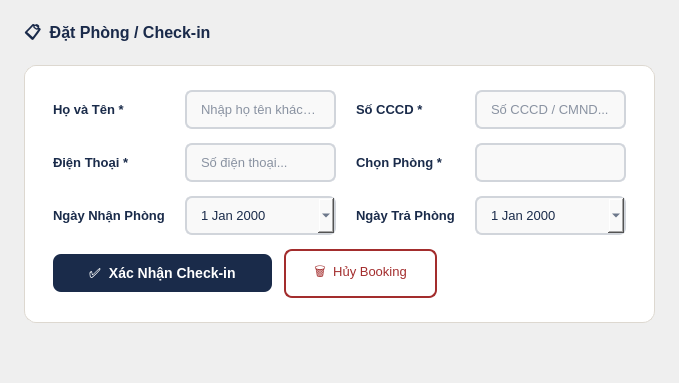
         <widget class="QWidget" name="pg_checkin">
          <layout class="QVBoxLayout" name="checkinPageLayout">
           <property name="spacing">
            <number>16</number>
           </property>
           <property name="leftMargin">
            <number>24</number>
           </property>
           <property name="topMargin">
            <number>20</number>
           </property>
           <property name="rightMargin">
            <number>24</number>
           </property>
           <property name="bottomMargin">
            <number>20</number>
           </property>
           <item>
            <widget class="QLabel" name="lbl_checkin_page_title">
             <property name="styleSheet">
              <string notr="true">color: #1A2A4A; font-size: 16px; font-weight: bold; border: none;</string>
             </property>
             <property name="text">
              <string>📋  Đặt Phòng / Check-in</string>
             </property>
            </widget>
           </item>
           <item>
            <widget class="QFrame" name="fra_checkin_form">
             <property name="styleSheet">
              <string notr="true">QFrame#fra_checkin_form {
    background-color: #FFFFFF;
    border: 1px solid #DDD8D0;
    border-radius: 12px;
}
QLabel {
    color: #1A2B4A;
    font-size: 13px;
    font-weight: bold;
    border: none;
    background: transparent;
}
QLineEdit, QComboBox, QDateEdit {
    background-color: #F9F9F9;
    border: 1.5px solid #D1D5DB;
    border-radius: 7px;
    padding: 9px 12px;
    font-size: 13px;
    color: #1A2B4A;
}
QLineEdit:focus, QDateEdit:focus {
    border: 1.5px solid #C9A84C;
    background-color: #FFFEF9;
}
QComboBox:focus { border: 1.5px solid #C9A84C; }
QComboBox::drop-down { border: none; width: 26px; }
QComboBox QAbstractItemView {
    background: #FFF; border: 1px solid #1A2B4A;
    selection-background-color: #EAF2FB; color: #1A2B4A;
}
              </string>
             </property>
             <property name="frameShape">
              <enum>QFrame::NoFrame</enum>
             </property>
             <layout class="QGridLayout" name="checkinGrid">
              <property name="leftMargin">
               <number>28</number>
              </property>
              <property name="topMargin">
               <number>24</number>
              </property>
              <property name="rightMargin">
               <number>28</number>
              </property>
              <property name="bottomMargin">
               <number>24</number>
              </property>
              <property name="horizontalSpacing">
               <number>20</number>
              </property>
              <property name="verticalSpacing">
               <number>14</number>
              </property>
              <item row="0" column="0">
               <widget class="QLabel" name="lbl_ci_name">
                <property name="text">
                 <string>Họ và Tên *</string>
                </property>
               </widget>
              </item>
              <item row="0" column="1">
               <widget class="QLineEdit" name="inp_ci_name">
                <property name="placeholderText">
                 <string>Nhập họ tên khách...</string>
                </property>
               </widget>
              </item>
              <item row="0" column="2">
               <widget class="QLabel" name="lbl_ci_idcard">
                <property name="text">
                 <string>Số CCCD *</string>
                </property>
               </widget>
              </item>
              <item row="0" column="3">
               <widget class="QLineEdit" name="inp_ci_idcard">
                <property name="placeholderText">
                 <string>Số CCCD / CMND...</string>
                </property>
               </widget>
              </item>
              <item row="1" column="0">
               <widget class="QLabel" name="lbl_ci_phone">
                <property name="text">
                 <string>Điện Thoại *</string>
                </property>
               </widget>
              </item>
              <item row="1" column="1">
               <widget class="QLineEdit" name="inp_ci_phone">
                <property name="placeholderText">
                 <string>Số điện thoại...</string>
                </property>
               </widget>
              </item>
              <item row="1" column="2">
               <widget class="QLabel" name="lbl_ci_room">
                <property name="text">
                 <string>Chọn Phòng *</string>
                </property>
               </widget>
              </item>
              <item row="1" column="3">
               <widget class="QComboBox" name="cmb_ci_room" />
              </item>
              <item row="2" column="0">
               <widget class="QLabel" name="lbl_ci_checkin_date">
                <property name="text">
                 <string>Ngày Nhận Phòng</string>
                </property>
               </widget>
              </item>
              <item row="2" column="1">
               <widget class="QDateEdit" name="de_ci_checkin">
                <property name="calendarPopup">
                 <bool>true</bool>
                </property>
               </widget>
              </item>
              <item row="2" column="2">
               <widget class="QLabel" name="lbl_ci_checkout_date">
                <property name="text">
                 <string>Ngày Trả Phòng</string>
                </property>
               </widget>
              </item>
              <item row="2" column="3">
               <widget class="QDateEdit" name="de_ci_checkout">
                <property name="calendarPopup">
                 <bool>true</bool>
                </property>
               </widget>
              </item>
              <item row="3" column="0" colspan="4">
               <layout class="QHBoxLayout">
                <property name="spacing">
                 <number>12</number>
                </property>
                <item>
                 <widget class="QPushButton" name="btn_ci_confirm">
                  <property name="styleSheet">
                   <string notr="true">QPushButton {
    background-color: #1A2B4A;
    color: #FFFFFF;
    border: none;
    border-radius: 8px;
    padding: 11px 36px;
    font-size: 14px;
    font-weight: bold;
}
QPushButton:hover { background-color: #C9A84C; color: #1A2A4A; }
QPushButton:pressed { background-color: #0F1B30; }</string>
                  </property>
                  <property name="text">
                   <string>✅  Xác Nhận Check-in</string>
                  </property>
                 </widget>
                </item>
                <item>
                 <widget class="QPushButton" name="btn_ci_cancel">
                  <property name="styleSheet">
                   <string notr="true">QPushButton {
    background-color: transparent;
    color: #A32D2D;
    border: 1.5px solid #A32D2D;
    border-radius: 8px;
    padding: 11px 28px;
    font-size: 13px;
}
QPushButton:hover { background-color: #FDECEA; }</string>
                  </property>
                  <property name="text">
                   <string>🗑  Hủy Booking</string>
                  </property>
                 </widget>
                </item>
                <item>
                 <spacer>
                  <property name="orientation">
                   <enum>Qt::Horizontal</enum>
                  </property>
                  <property name="sizeHint" stdset="0">
                   <size>
                    <width>40</width>
                    <height>20</height>
                   </size>
                  </property>
                 </spacer>
                </item>
               </layout>
              </item>
             </layout>
            </widget>
           </item>
           <item>
            <spacer>
             <property name="orientation">
              <enum>Qt::Vertical</enum>
             </property>
             <property name="sizeHint" stdset="0">
              <size>
               <width>20</width>
               <height>40</height>
              </size>
             </property>
            </spacer>
           </item>
          </layout>
         </widget>
